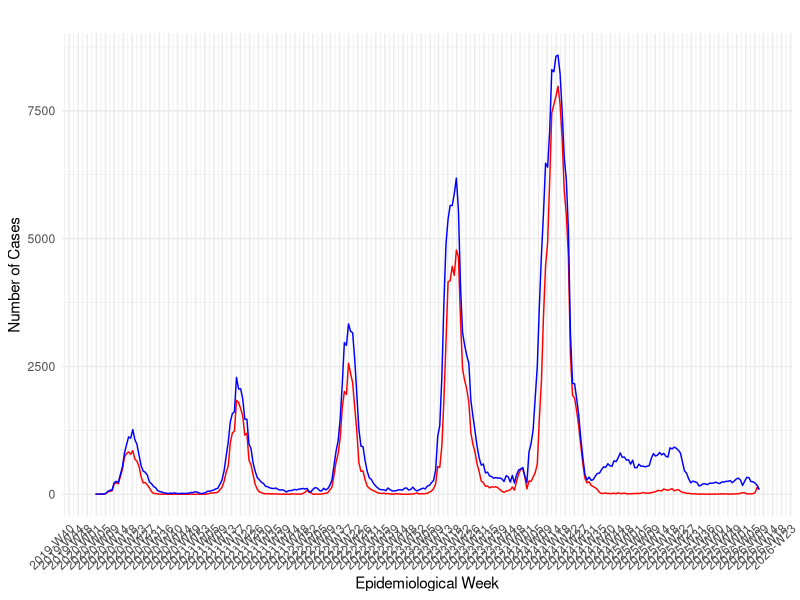
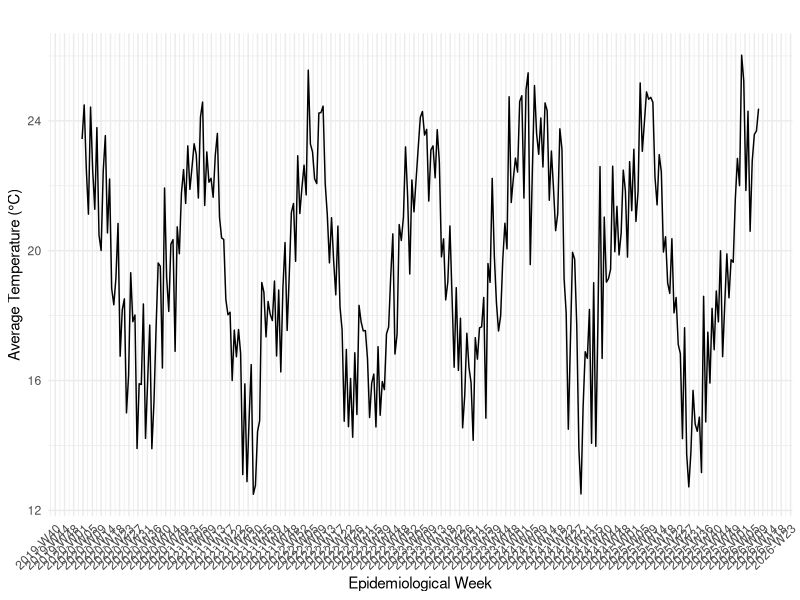
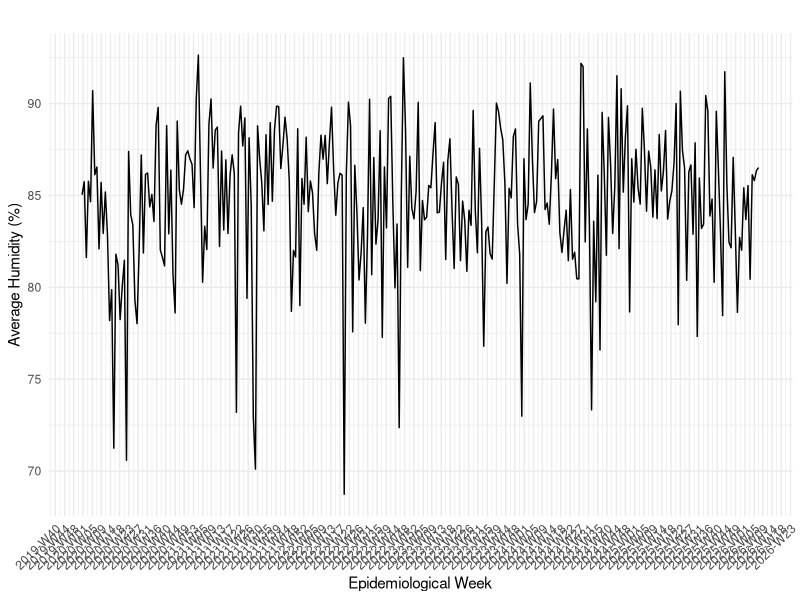
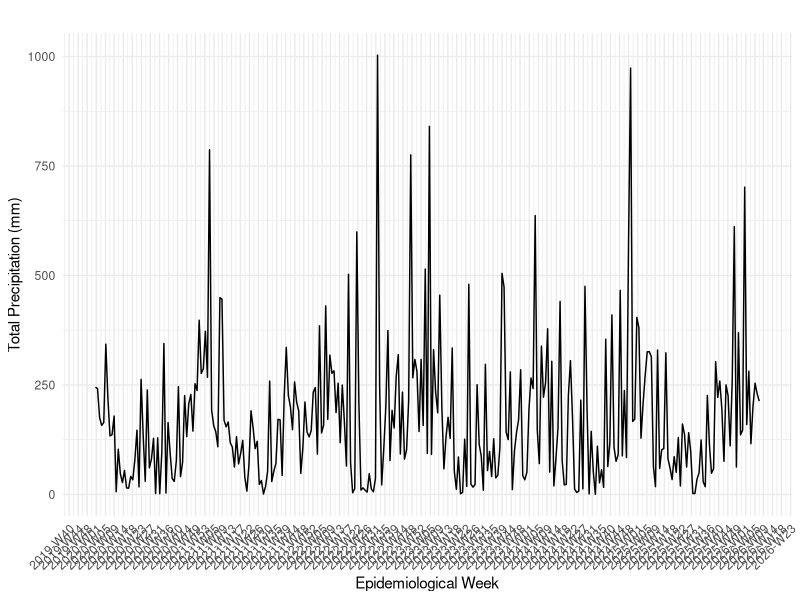
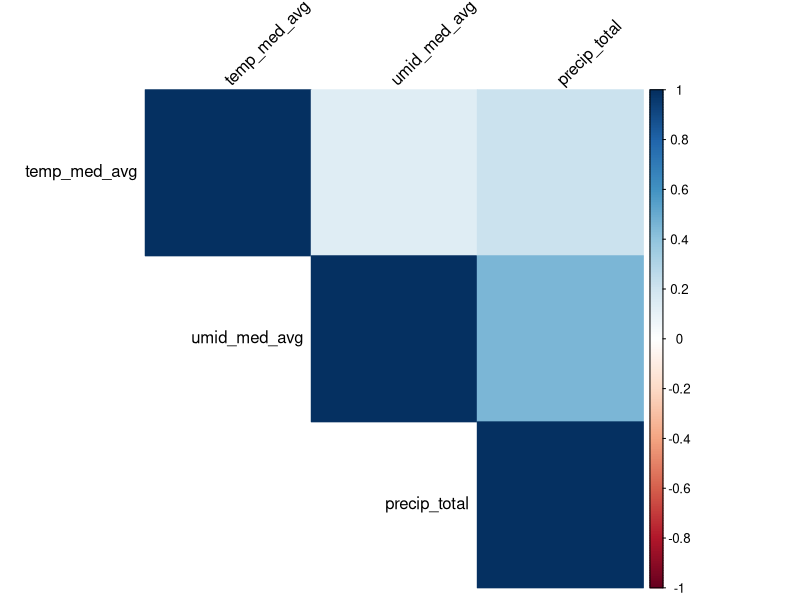
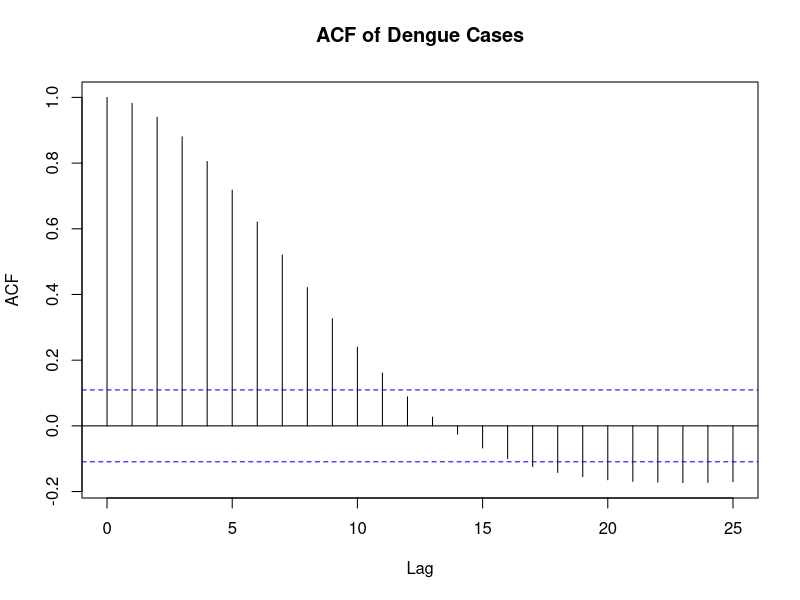
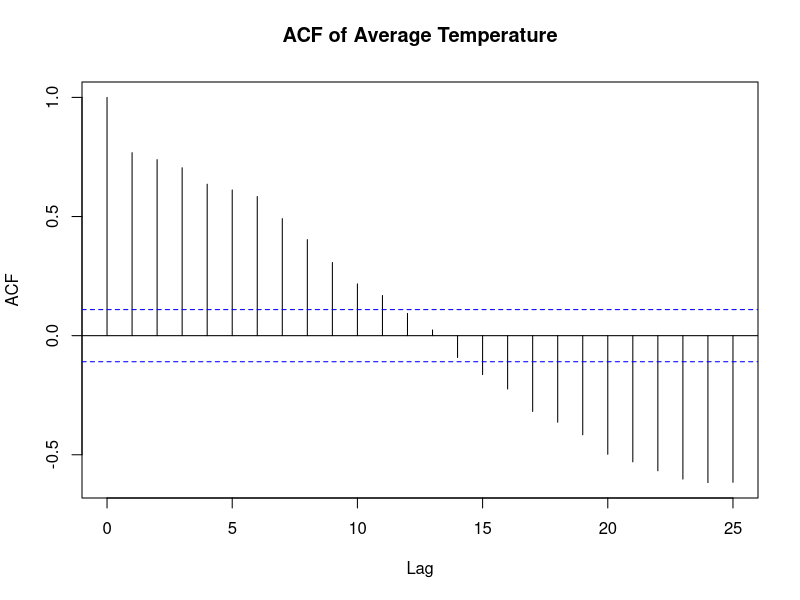
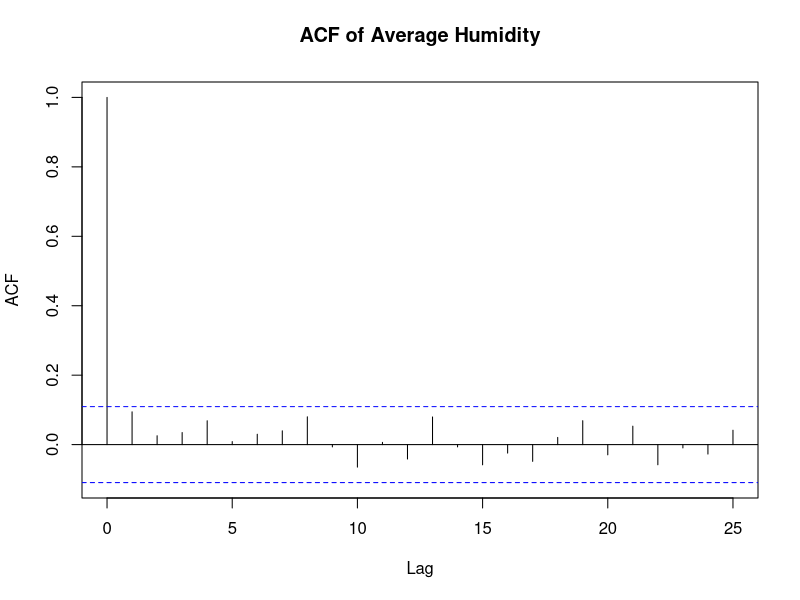

These figures' R source, in order:
## ---- chunk 1
library(tidyverse)
library(ggplot2)
library(corrplot)
knitr::opts_chunk$set(
  collapse = TRUE
)
dengue_climate_joinville <- read_csv(here::here("data", "joinville", "dengue_climate_joinville_inla.csv"))
## ---- chunk 2
ggplot(dengue_climate_joinville, aes(x = data_iniSE)) +
  geom_line(aes(y = casprov), color = "red") +
  geom_line(aes(y = casos), color = "blue") +
  labs(title = "", x = "Epidemiological Week", y = "Number of Cases") + 
  scale_x_date(date_labels = "%Y-W%V", date_breaks = "1 month") +
  theme_minimal() +
  theme(axis.text.x = element_text(angle = 45, hjust = 1),
        legend.title = element_blank(),
        legend.position = "top")
## ---- chunk 3
ggplot(dengue_climate_joinville, aes(x = data_iniSE)) +
  geom_line(aes(y = temp_med_avg)) +
  labs(title = "", x = "Epidemiological Week", y = "Average Temperature (°C)") +
  scale_x_date(date_labels = "%Y-W%V", date_breaks = "1 month") +
  theme_minimal() +
  theme(axis.text.x = element_text(angle = 45, hjust = 1),
        legend.title = element_blank(),
        )
## ---- chunk 4
ggplot(dengue_climate_joinville, aes(x = data_iniSE)) +
  geom_line(aes(y = umid_med_avg)) +
  labs(title = "", x = "Epidemiological Week", y = "Average Humidity (%)") +
  scale_x_date(date_labels = "%Y-W%V", date_breaks = "1 month") +
  theme_minimal() +
  theme(axis.text.x = element_text(angle = 45, hjust = 1),
        legend.title = element_blank(),
        )
## ---- chunk 5
ggplot(dengue_climate_joinville, aes(x = data_iniSE)) +
  geom_line(aes(y = precip_total)) +
  labs(title = "", x = "Epidemiological Week", y = "Total Precipitation (mm)") +
  scale_x_date(date_labels = "%Y-W%V", date_breaks = "1 month") +
  theme_minimal() +
  theme(axis.text.x = element_text(angle = 45, hjust = 1),
        legend.title = element_blank(),
        )
## ---- chunk 6
# Select relevant columns for correlation analysis
correlation_data <- dengue_climate_joinville %>%
  select(temp_med_avg, umid_med_avg, precip_total)
# Calculate the correlation matrix
cor_matrix <- cor(correlation_data, use = "complete.obs")
# Visualize the correlation matrix
corrplot(cor_matrix, method = "color", type = "upper", tl.col = "black", tl.srt = 45)
## ---- chunk 7
acf(dengue_climate_joinville$casos, main = "ACF of Dengue Cases")
acf(dengue_climate_joinville$temp_med_avg, main = "ACF of Average Temperature")
acf(dengue_climate_joinville$umid_med_avg, main = "ACF of Average Humidity")
acf(dengue_climate_joinville$precip_total, main = "ACF of Total Precipitation")
## ---- chunk 8
ccf(diff(dengue_climate_joinville$casos), 
    diff(dengue_climate_joinville$temp_med_avg), 
    main = "CCF of Differenced Dengue Cases and Temperature")
ccf(diff(dengue_climate_joinville$casos), 
    dengue_climate_joinville$umid_med_avg, 
    main = "CCF of Differenced Dengue Cases and Humidity")
ccf(diff(dengue_climate_joinville$casos), 
    dengue_climate_joinville$precip_total,
    main = "CCF of Differenced Dengue Cases and Precipitation")
